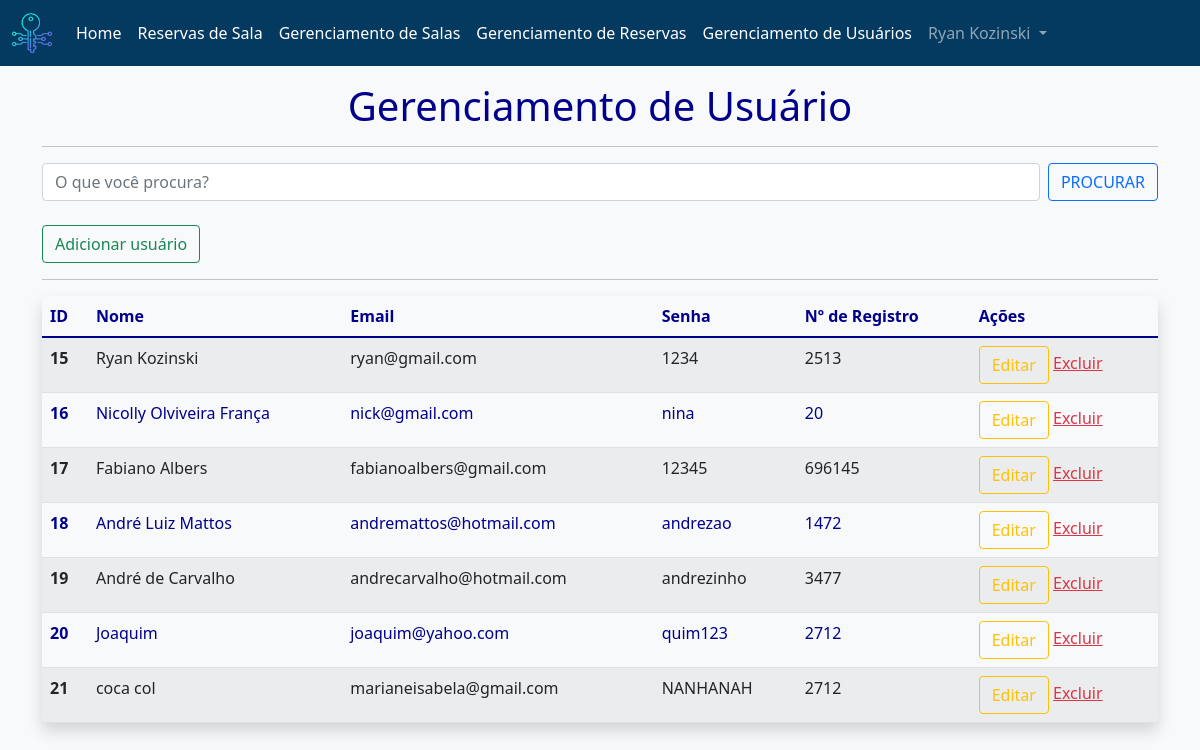
The page /acessroom/usuario (signed in) on the database its author committed.
### tables this page shows
CREATE TABLE `usuarios` (
  `id` int(11) NOT NULL,
  `usuario` varchar(50) DEFAULT NULL,
  `email` varchar(50) DEFAULT NULL,
  `senha` varchar(20) DEFAULT NULL,
  `nregistro` int(11) DEFAULT NULL
);

### acessroom/core/controller.php (called while the page is built, shortened)
<?php
class controller{
	public function loadView($viewName, $viewData = array()){
		extract($viewData);
		require 'views/'.$viewName.'.php';
	}
	public function loadTemplate($viewName, $viewData = array()){
		require 'views/template.php';
	}
}
?>

### acessroom/controllers/usuarioController.php (called while the page is built, shortened)
<?php
class usuarioController extends controller{
	public function index(){
		$dados = array();
		$usuario = new Usuarios();
		$dados['lista'] = $usuario->getAll();
		$this->loadTemplate('usuario', $dados);
	}
}
?>

### acessroom/index.php (called while the page is built, shortened)
<?php
$core = new Core();
$core->run();
?>

### acessroom/core/model.php (called while the page is built, shortened)
<?php
class model{
	public function __construct(){
		global $db;
		$this->db = $db;
	}
}
?>

### acessroom/models/Usuarios.php (called while the page is built, shortened)
<?php
class Usuarios extends model{
	public function getAll(){
		$array = array();
		$sql = "SELECT * FROM usuarios";
		$sql = $this->db->query($sql);
		if($sql->rowCount() > 0){
			$array = $sql->fetchAll();
		}
		return $array;
	}
}
?>

### acessroom/views/usuario.php (the view, shortened to what this page needs)
<h1 style="text-align: center; color:darkblue">Gerenciamento de Usuário</h1>
<hr>
<form class="d-flex" role="search" method="post" action="<?php echo BASE_URL;?>usuario/buscausuario">
    <input class="form-control me-2" type="search" placeholder="O que você procura?" aria-label="PESQUISAR" name="txtbuscausuario">
    <button class="btn btn-outline-primary" type="submit">PROCURAR</button>
</form>
<br>
<button type="button" class="btn btn-outline-success" data-bs-toggle="modal" data-bs-target="#exampleModal">
  Adicionar usuário
</button>
<hr>
<table class="table table-striped table-hover shadow rounded" style="color:darkblue">
  <thead>
    <tr>
      <th scope="col">ID</th>
      <th scope="col">Nome</th>
      <th scope="col">Email</th>
      <th scope="col">Senha</th>
      <th scope="col">Nº de Registro</th>
      <th scope="col">Ações</th>
    </tr>
  </thead>
  <tbody>
  	<?php
      if(isset($_POST['txtbuscausuario']) && !empty($_POST['txtbuscausuario'])){
        foreach($listabuscausuario as $item){ ?>
        <tr>
          <th scope="row"><?php echo $item['id'];?></th>
          <td><?php echo $item['usuario'];?></td>
          <td><?php echo $item['email'];?></td>
          <td><?php echo $item['senha'];?></td>
          <td><?php echo $item['nregistro'];?></td>
          <td>
      <button type="button" class="btn btn-outline-warning" data-bs-toggle="modal" data-bs-target="#editModal<?php echo $item['id'];?>">Editar</button>
<div class="modal fade" id="editModal<?php echo $item['id'];?>" tabindex="-1" aria-labelledby="exampleModalLabel" aria-hidden="true">
  <div class="modal-dialog">
    <div class="modal-content">
      <div class="modal-header">
        <h1 class="modal-title fs-5" id="exampleModalLabel">Edição de usuário</h1>
        <button type="button" class="btn-close" data-bs-dismiss="modal" aria-label="Close"></button>
      </div>
      <div class="modal-body">
        <form method="post" action="<?php echo BASE_URL;?>usuario/editar/<?php echo $item['id'];?>">
      <div class="mb-3">
        <label class="form-label">Nome</label>
        <input type="text" class="form-control" name="txtnome" value="<?php echo $item['usuario'];?>">
      </div>
      <div class="mb-3">
        <label class="form-label">Email</label>
        <input type="text" class="form-control" name="txtemail" value="<?php echo $item['email'];?>">
      </div>
      <div class="mb-3">
        <label class="form-label">Senha</label>
        <input type="text" class="form-control" name="txtsenha" value="<?php echo $item['senha'];?>">
      </div>
      <div class="mb-3">
        <label class="form-label">Nº de Registro </label>
        <input type="text" class="form-control" name="txtnregistro" value="<?php echo $item['nregistro'];?>">
      </div>
      </div>
      <div class="modal-footer">
        <button type="submit" class="btn btn-outline-warning">Editar</button></form>
      </div>
    </div>
  </div>
</div>
      <a href="<?php echo BASE_URL;?>usuario/del/<?php echo $item['id'];?>"class="link-danger">Excluir</a></td>
    </tr>
    <?php }
      }else{
          foreach ($lista as $item) {
        ?>
        <tr>
          <th scope="row"><?php echo $item['id'];?></th>
          <td><?php echo $item['usuario'];?></td>
          <td><?php echo $item['email'];?></td>
          <td><?php echo $item['senha'];?></td>
          <td><?php echo $item['nregistro'];?></td>
      <td>
      <button type="button" class="btn btn-outline-warning" data-bs-toggle="modal" data-bs-target="#editModal<?php echo $item['id'];?>">Editar</button>
      <a href="<?php echo BASE_URL;?>usuario/del/<?php echo $item['id'];?>"class="link-danger">Excluir</a></td>
    </tr>
	 <?php } ?>
  <?php } ?>
  </tbody>
</table>

### rows shown on the page
usuarios: id "15", usuario "Ryan Kozinski", email "ryan@gmail.com", senha "1234", nregistro "2513"
usuarios: id "16", usuario "Nicolly Olviveira França", email "nick@gmail.com", senha "nina", nregistro "20"
usuarios: id "17", usuario "Fabiano Albers", email "fabianoalbers@gmail.com", senha "12345", nregistro "696145"
usuarios: id "18", usuario "André Luiz Mattos", email "andremattos@hotmail.com", senha "andrezao", nregistro "1472"
usuarios: id "19", usuario "André de Carvalho", email "andrecarvalho@hotmail.com", senha "andrezinho", nregistro "3477"
usuarios: id "20", usuario "Joaquim", email "joaquim@yahoo.com", senha "quim123", nregistro "2712"
usuarios: id "21", usuario "coca col", email "marianeisabela@gmail.com", senha "NANHANAH", nregistro "2712"

### other values the page prints
$_SESSION['usuario'] "Ryan Kozinski"
